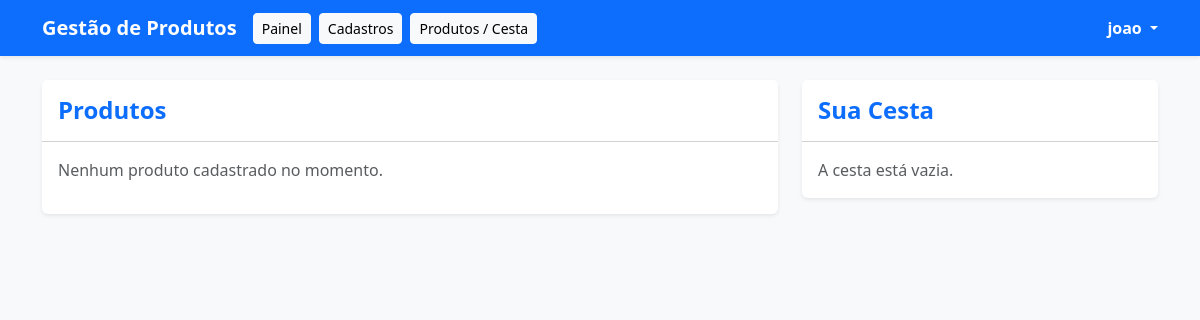
Page /SistemaDeGestaoDeProdutos/produtos.php (signed in) on the earlier database version.
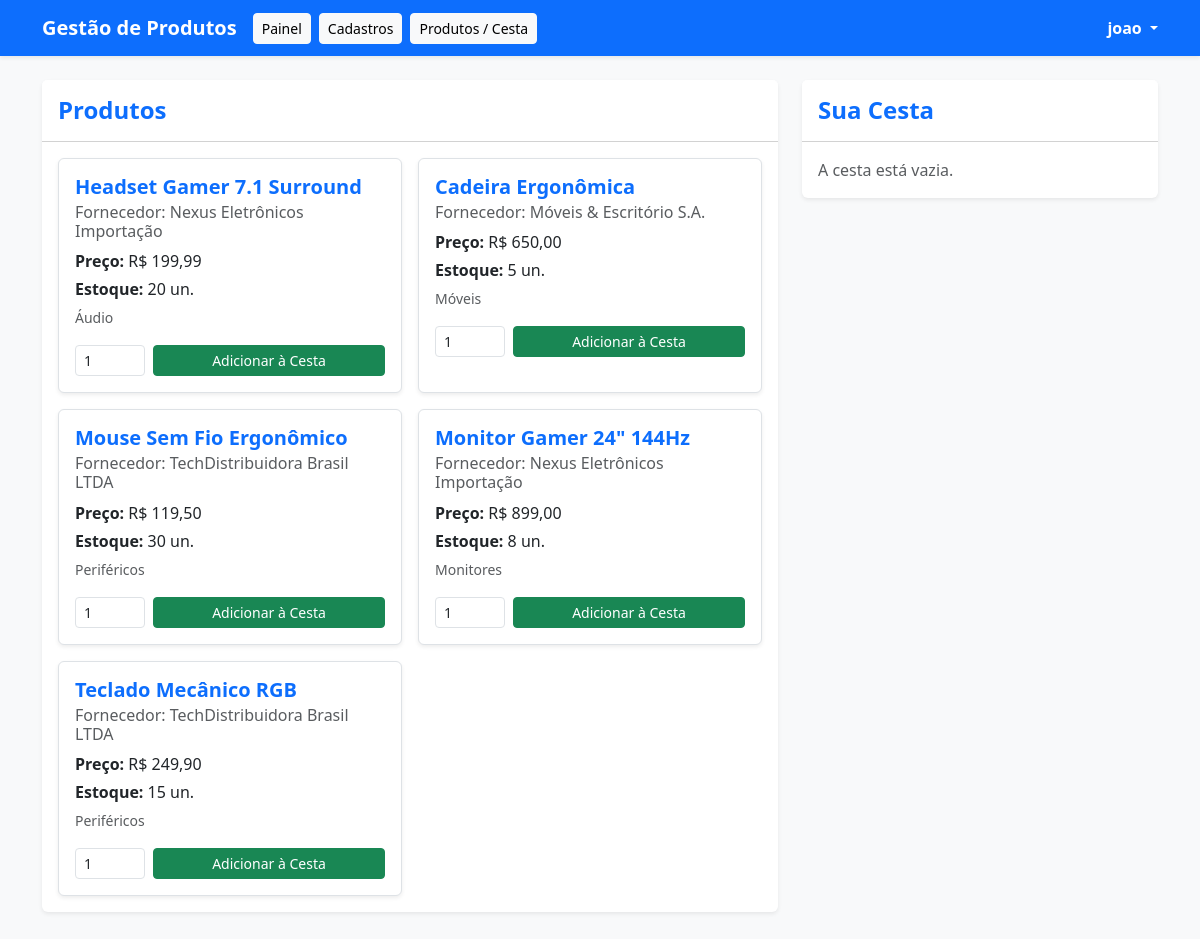
Same page on the later database version.
### tables this page shows
CREATE TABLE `produtos` (
  `id` int(11) NOT NULL,
  `nome` varchar(255) NOT NULL,
  `id_fornecedor` int(11) NOT NULL,
  `preco` decimal(10,2) NOT NULL,
  `quantidade` int(11) NOT NULL DEFAULT 0,
  `categoria` varchar(100) DEFAULT NULL,
  `descricao` text DEFAULT NULL,
  `created_at` timestamp NOT NULL DEFAULT current_timestamp()
);

CREATE TABLE `fornecedores` (
  `id` int(11) NOT NULL,
  `nome` varchar(255) NOT NULL,
  `cnpj` varchar(20) NOT NULL,
  `email` varchar(255) DEFAULT NULL,
  `telefone` varchar(20) DEFAULT NULL,
  `created_at` timestamp NOT NULL DEFAULT current_timestamp()
);

### SistemaDeGestaoDeProdutos/produtos.php (the view, shortened to what this page needs)
<?php
require_once "conexao.php";
try {
    $sql = "SELECT p.*, f.nome AS nome_fornecedor
            FROM produtos p
            INNER JOIN fornecedores f ON p.id_fornecedor = f.id
            ORDER BY p.id DESC";
    $stmt = $pdo->query($sql);
    $produtos = $stmt->fetchAll(PDO::FETCH_ASSOC);
} catch (PDOException $e) {
    $produtos = [];
}
?>
<!DOCTYPE html>
<html lang="pt-br">
<head>
    <link href="https://cdn.jsdelivr.net/npm/bootstrap@5.3.3/dist/css/bootstrap.min.css" rel="stylesheet">
</head>
<body class="bg-light">
    <nav class="navbar navbar-expand-lg navbar-dark bg-primary shadow-sm mb-4">
        <div class="container">
            <a class="navbar-brand fw-bold" href="painel.php">Gestão de Produtos</a>
            <div class="d-flex align-items-center me-auto">
                <a href="painel.php" class="btn btn-light btn-sm me-2">Painel</a>
                <a href="cadastros.php" class="btn btn-light btn-sm me-2">Cadastros</a>
                <a href="produtos.php" class="btn btn-light btn-sm me-2">Produtos / Cesta</a>
            </div>
            <div class="dropdown user-dropdown">
                <a href="#" class="text-white text-decoration-none dropdown-toggle fw-semibold" id="dropdownUser" data-bs-toggle="dropdown" aria-expanded="false">
                    <?php echo htmlspecialchars($_SESSION["usuario_nome"] ?? "Usuário"); ?>
                </a>
            </div>
        </div>
    </nav>
    <div class="container mb-5">
        <div class="row g-4">
            <div class="col-lg-8">
                <div class="card shadow-sm border-0">
                    <div class="card-header bg-white py-3">
                        <h4 class="card-title m-0 text-primary fw-bold">Produtos</h4>
                    </div>
                    <div class="card-body p-3">
                        <?php if (empty($produtos)): ?>
                            <p class="text-muted">Nenhum produto cadastrado no momento.</p>
                        <?php else: ?>
                            <div class="row row-cols-1 row-cols-md-2 g-3">
                                <?php foreach ($produtos as $p): ?>
                                    <div class="col">
                                        <div class="card h-100 border shadow-sm">
                                            <div class="card-body">
                                                <h5 class="card-title text-primary fw-semibold"><?= htmlspecialchars($p['nome']); ?></h5>
                                                <h6 class="card-subtitle mb-2 text-muted">Fornecedor: <?= htmlspecialchars($p['nome_fornecedor']); ?></h6>
                                                <p class="card-text mb-1"><strong>Preço:</strong> R$ <?= number_format($p['preco'], 2, ',', '.'); ?></p>
                                                <p class="card-text mb-1"><strong>Estoque:</strong> <?= $p['quantidade']; ?> un.</p>
                                                <p class="card-text mb-2"><small class="text-muted"><?= htmlspecialchars($p['categoria']); ?></small></p>
                                                <form action="produtos.php" method="POST" class="d-flex align-items-center mt-3">
                                                    <input type="number" name="qtd_cesta" class="form-control form-control-sm me-2" value="1" min="1" max="<?= $p['quantidade']; ?>" style="width: 70px;">
                                                    <button type="submit" class="btn btn-sm btn-success w-100">Adicionar à Cesta</button>
                                                </form>
                                            </div>
                                        </div>
                                    </div>
                                <?php endforeach; ?>
                            </div>
                        <?php endif; ?>
                    </div>
                </div>
            </div>
            <div class="col-lg-4">
                <div class="card shadow-sm border-0">
                    <div class="card-header bg-white py-3 d-flex justify-content-between align-items-center">
                        <h4 class="card-title m-0 text-primary fw-bold">Sua Cesta</h4>
                    </div>
                    <div class="card-body p-3">
                        <?php if (empty($_SESSION['cesta'])): ?>
                            <p class="text-muted m-0">A cesta está vazia.</p>
                        <?php endif; ?>
                    </div>
                </div>
            </div>
        </div>
    </div>
</body>
</html>

Differences in the rows shown:
added produtos: nome "Headset Gamer 7.1 Surround", id_fornecedor.nome "Nexus Eletrônicos Importação", preco "199,99", quantidade "20", categoria "Áudio"
added produtos: nome "Cadeira Ergonômica", id_fornecedor.nome "Móveis & Escritório S.A.", preco "650,00", quantidade "5", categoria "Móveis"
added produtos: nome "Mouse Sem Fio Ergonômico", id_fornecedor.nome "TechDistribuidora Brasil LTDA", preco "119,50", quantidade "30", categoria "Periféricos"
added produtos: nome "Monitor Gamer 24\" 144Hz", id_fornecedor.nome "Nexus Eletrônicos Importação", preco "899,00", quantidade "8", categoria "Monitores"
added produtos: nome "Teclado Mecânico RGB", id_fornecedor.nome "TechDistribuidora Brasil LTDA", preco "249,90", quantidade "15", categoria "Periféricos"
Other differences:
text no longer shown: "Nenhum produto cadastrado no momento."
